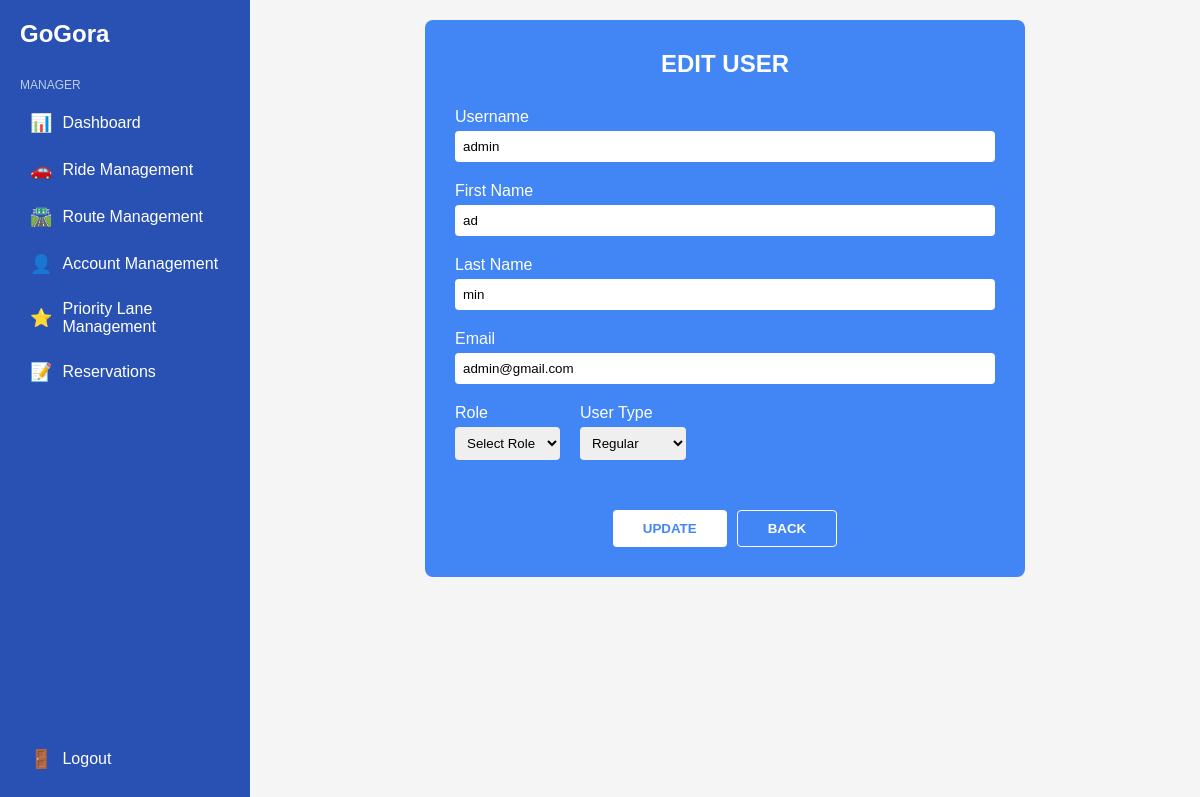
/view/manager/editUser.php?username=admin, run on the app's committed database.
### tables this page shows
CREATE TABLE `users` (
  `user_id` int(11) NOT NULL,
  `username` varchar(10) NOT NULL,
  `firstname` varchar(10) NOT NULL,
  `lastname` varchar(10) NOT NULL,
  `password` varchar(255) NOT NULL,
  `email` varchar(17) NOT NULL,
  `role` enum('Student','Faculty','Employee','Admin','Manager') NOT NULL,
  `user_type` enum('Regular','Priority') NOT NULL,
  `avatar` longblob DEFAULT NULL
);

### view/manager/editUser.php (the view, shortened to what this page needs)
<?php
include($_SERVER['DOCUMENT_ROOT'] . '/control/includes/db.php');
if (isset($_GET['username'])) {
    $username = $_GET['username'];
    $query = "SELECT * FROM users WHERE username = ?";
    $stmt = $conn->prepare($query);
    $stmt->bind_param("s", $username);
    $stmt->execute();
    $result = $stmt->get_result();
    $user = $result->fetch_assoc();
}
?>
<!DOCTYPE html>
<html lang="en">
<head>
    <link rel="stylesheet" href="../manager/css/styles.css">
</head>
<body>
    <div class="container">
        <nav class="sidebar">
            <div class="logo">
                <h1>GoGora</h1>
            </div>
            <div class="nav-title">MANAGER</div>
            <ul>
                <li><a href="../manager/dashboard.php"><span class="icon">📊</span> Dashboard</a></li>
                <li><a href="../manager/ride.php"><span class="icon">🚗</span> Ride Management</a></li>
                <li><a href="../manager/route.php"><span class="icon">🛣️</span> Route Management</a></li>
                <li><a href="../manager/account.php"><span class="icon">👤</span> Account Management</a></li>
                <li><a href="../manager/priority.php"><span class="icon">⭐</span> Priority Lane Management</a></li>
                <li><a href="../manager/reservations.php"><span class="icon">📝</span> Reservations</a></li>
            </ul>
            <div class="logout">
                <a href="#"><span class="icon">🚪</span> Logout</a>
            </div>
        </nav>
        <div class="main-content">
            <form class="update-form" method="POST">
                <h2 class="form-title">EDIT USER</h2>
                <div class="form-group">
                    <label for="username">Username</label>
                    <input type="text" id="username" name="username" value="<?= htmlspecialchars($user['username']) ?>" required>
                </div>
                <div class="form-group">
                    <label for="firstname">First Name</label>
                    <input type="text" id="firstname" name="firstname" value="<?= htmlspecialchars($user['firstname']) ?>" required>
                </div>
                <div class="form-group">
                    <label for="lastname">Last Name</label>
                    <input type="text" id="lastname" name="lastname" value="<?= htmlspecialchars($user['lastname']) ?>" required>
                </div>
                <div class="form-group">
                    <label for="email">Email</label>
                    <input type="email" id="email" name="email" value="<?= htmlspecialchars($user['email']) ?>" required>
                </div>
                <div class="form-row">
                    <div class="form-group">
                        <label for="role">Role</label>
                        <select id="role" name="role" required>
                            <option value="">Select Role</option>
                        </select>
                    </div>
                    <div class="form-group">
                        <label for="user_type">User Type</label>
                        <select id="user_type" name="user_type" required>
                            <option value="Regular" <?= $user['user_type'] === 'Regular' ? 'selected' : '' ?>>Regular</option>
                        </select>
                    </div>
                </div>
                <div class="button-group">
                    <button type="submit" class="btn btn-update">UPDATE</button>
                    <button type="button" class="btn btn-back" onclick="history.back()">BACK</button>
                </div>
            </form>
        </div>
    </div>
</body>
</html>

### view/manager/css/styles.css (style rules this page uses)
:root { --primary-color: #2851B3; --secondary-color: #4B7BFB; --background-color: #F5F7FF; --text-color: #333; --white: #fff; --light-gray: #f0f0f0; --border-color: #e0e0e0; }
* { margin: 0; padding: 0; box-sizing: border-box; }
body { font-family: Arial, sans-serif; background-color: var(--background-color); color: var(--text-color); }
.container { display: flex; min-height: 100vh; }
.sidebar { width: 250px; background-color: var(--primary-color); color: var(--white); padding: 20px; display: flex; flex-direction: column; }
.logo { display: flex; align-items: center; margin-bottom: 30px; }
.logo h1 { font-size: 24px; }
.nav-title { font-size: 12px; opacity: 0.7; margin-bottom: 10px; }
.sidebar ul { list-style-type: none; }
.sidebar li { margin-bottom: 5px; }
.sidebar a { color: var(--white); text-decoration: none; display: flex; align-items: center; padding: 10px; border-radius: 5px; transition: background-color 0.3s; }
.icon { margin-right: 10px; font-size: 18px; }
.logout { margin-top: auto; }
.main-content { flex: 1; padding: 20px; background-color: #f5f5f5; }
.update-form { max-width: 600px; margin: 0 auto; background-color: #4285f4; padding: 30px; border-radius: 8px; color: white; }
.form-title { text-align: center; font-size: 24px; margin-bottom: 30px; }
.form-group { margin-bottom: 20px; }
.form-row { display: flex; gap: 20px; margin-bottom: 20px; }
label { display: block; margin-bottom: 5px; }
input, select { width: 100%; padding: 8px; border: none; border-radius: 4px; }
.button-group { display: flex; justify-content: center; gap: 10px; margin-top: 30px; }
.btn { padding: 10px 30px; border: none; border-radius: 4px; cursor: pointer; font-weight: bold; }
.btn-update { background-color: white; color: #4285f4; }
.btn-back { background-color: transparent; border: 1px solid white; color: white; }

### data on the page
users: username "admin", firstname "ad", lastname "min", email "admin@gmail.com", user_type "Regular"
